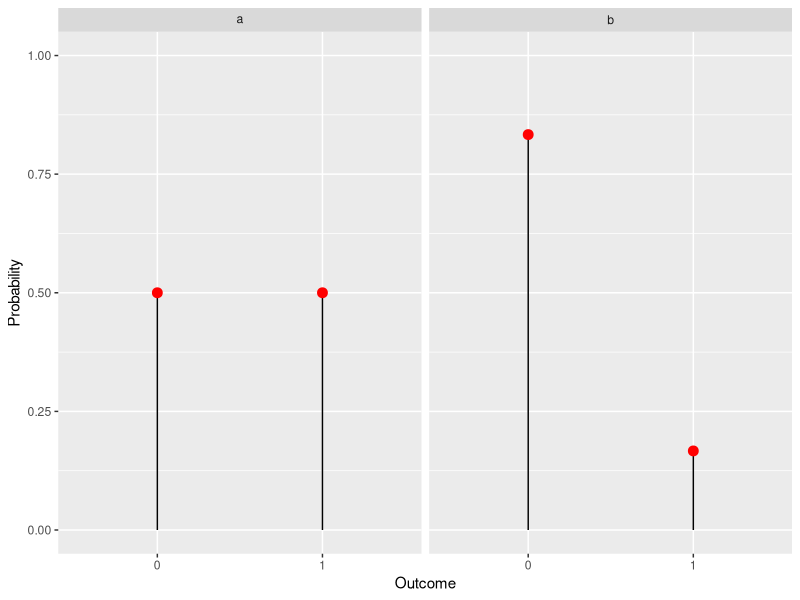
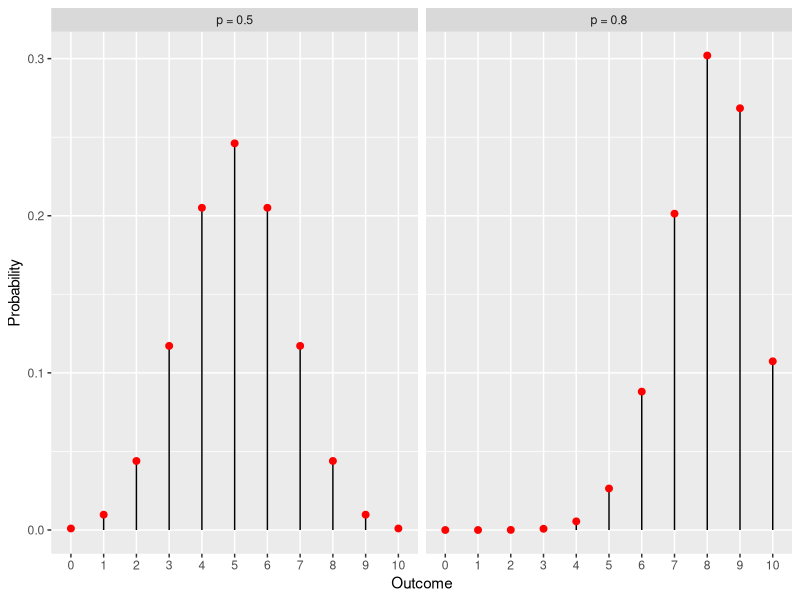
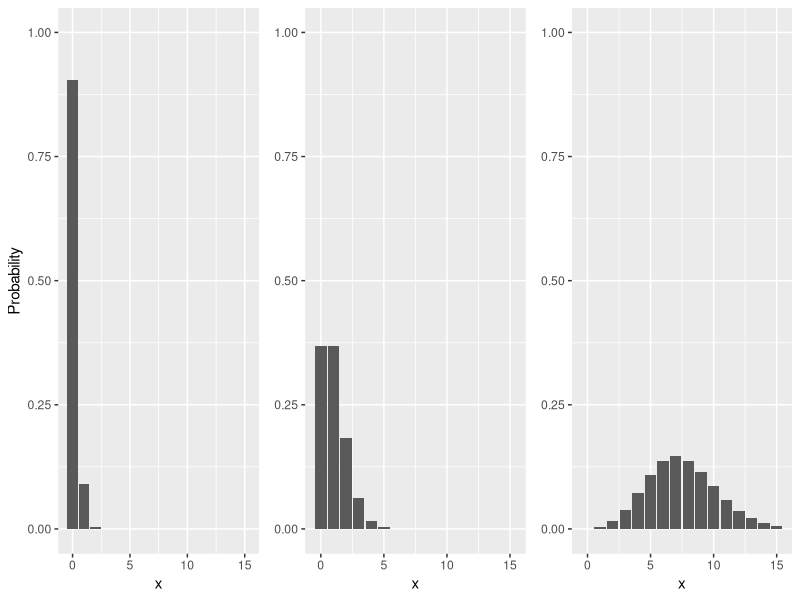
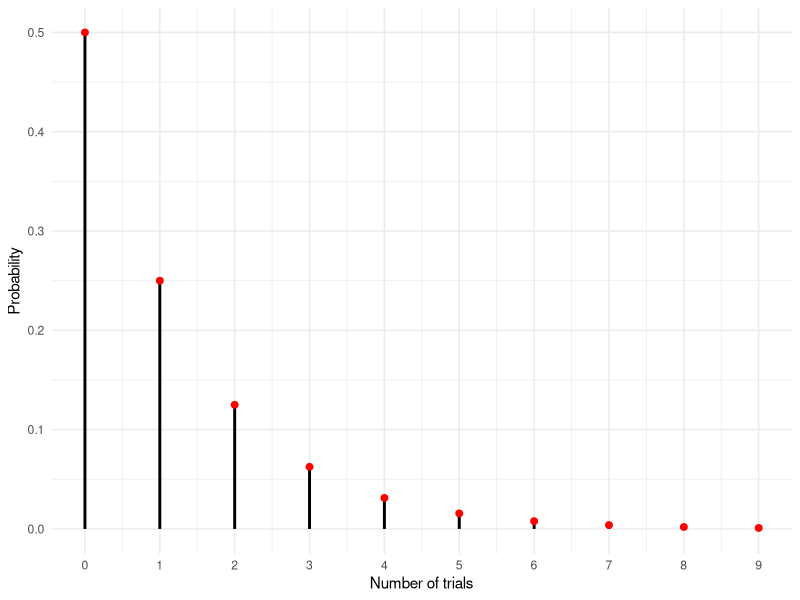
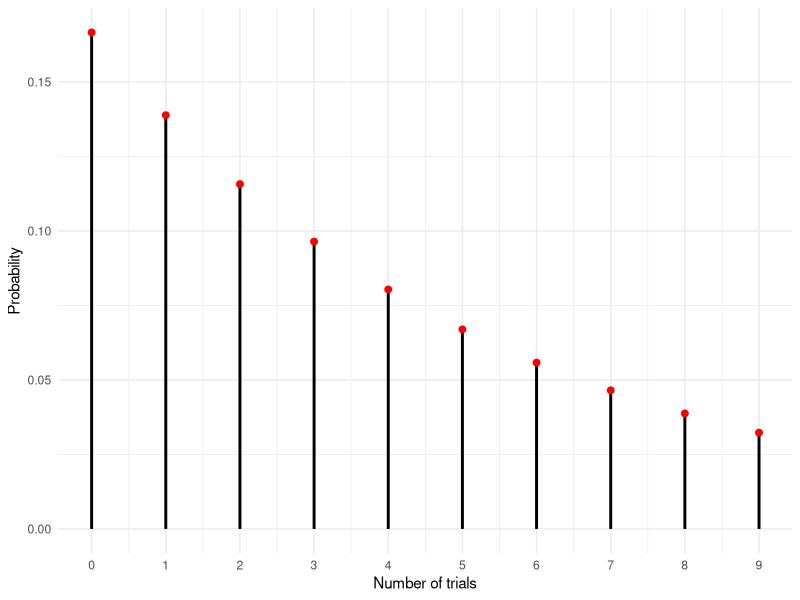
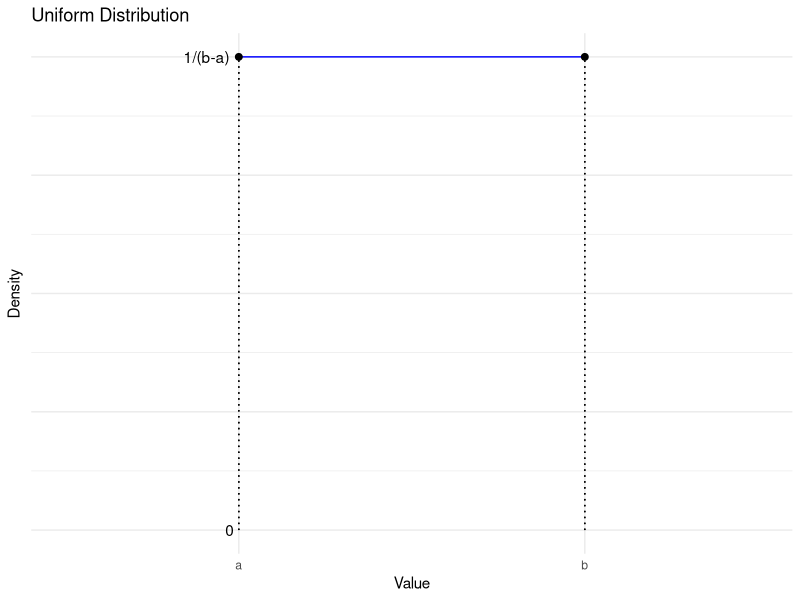
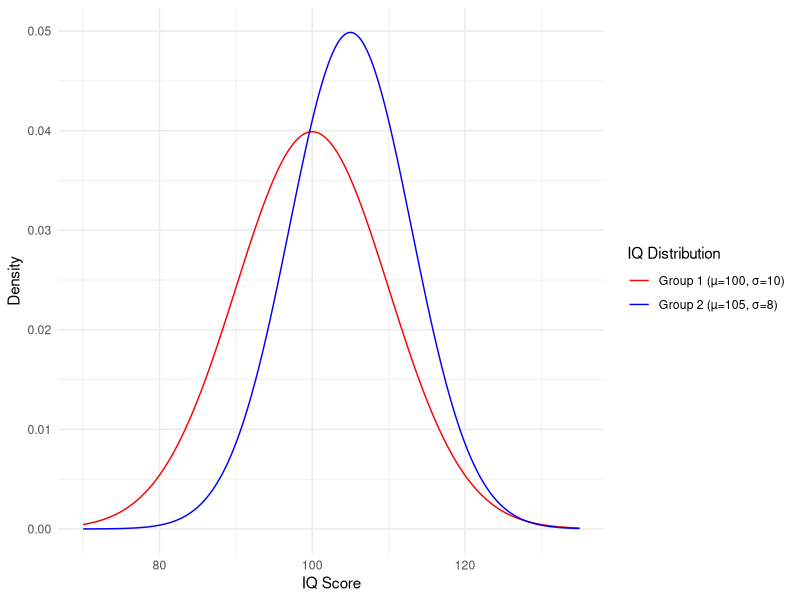
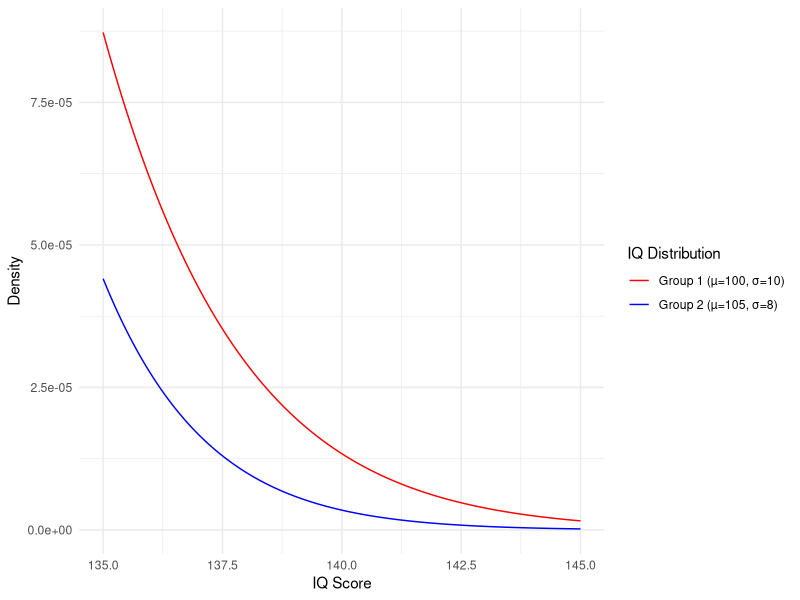

The R source for these figures, in order:
## ---- chunk 1
togs   <- T
tog_ex <- T
## ---- chunk 2
library(ggplot2)

# Create data
df <- data.frame(
  outcome = rep(c(0, 1), 2),
  probability = c(1-0.5, 0.5, 1-1/6, 1/6),
  p_value = factor(rep(c("a", "b"), each=2))
)

# Plot
ggplot(df, aes(x=factor(outcome), y=probability)) +
  geom_segment(aes(xend=factor(outcome), yend=0), color='black') +
  geom_point(color="red", size=3) +
  coord_cartesian(ylim = c(0, 1)) +
  labs(y = "Probability", x = "Outcome") +
  theme(legend.position="none") +
  facet_wrap(~p_value, ncol=2, scales = "free_x", labeller = label_parsed)

## ---- chunk 3
library(ggplot2)

# Data for binomial distribution
df1 <- data.frame(
  outcome = 0:10,
  probability = dbinom(0:10, size=10, prob=0.5),
  p_value = "p = 0.5"
)

df2 <- data.frame(
  outcome = 0:10,
  probability = dbinom(0:10, size=10, prob=0.8),
  p_value = "p = 0.8"
)

df <- rbind(df1, df2)

ggplot(df, aes(x=factor(outcome), y=probability)) +
  geom_segment(aes(xend=factor(outcome), yend=0), color='black') +
  geom_point(color="red", size=2) +
  labs(y = "Probability", x = "Outcome") +
  theme(legend.position="none") +
  facet_wrap(~p_value, ncol=2, scales = "free_x")

## ---- chunk 4
library(ggplot2)
library(gridExtra)

x = 0:15

# Create Poisson data
data1 <- data.frame(x = x, y = dpois(x, lambda = 0.1))
data2 <- data.frame(x = x, y = dpois(x, lambda = 1))
data3 <- data.frame(x = x, y = dpois(x, lambda = 7.5))

# Create individual ggplot objects
plot1 <- ggplot(data1, aes(x, y)) + geom_col() +
  xlab("x") + ylab("Probability") + ylim(0,1)

plot2 <- ggplot(data2, aes(x, y)) + geom_col() +
  xlab("x") + ylab(NULL) + ylim(0,1)

plot3 <- ggplot(data3, aes(x, y)) + geom_col() +
  xlab("x") + ylab(NULL) + ylim(0,1)

# Combine the plots
grid.arrange(plot1, plot2, plot3, ncol = 3)
## ---- chunk 5
library(ggplot2)

# Parameters
p <- 0.5
x_vals <- 0:9  # Starting from 0
probs <- dgeom(x_vals, p)

# Data
data <- data.frame(x_vals, probs)

# Plot
ggplot(data, aes(x=x_vals, y=probs)) +
  geom_segment(aes(xend=x_vals, yend=0), color="black", size=1) +
  geom_point(color="red", size=2) + 
  labs(x = "Number of trials", y = "Probability") +
  theme_minimal() +
  scale_x_continuous(breaks = x_vals) # This line ensures integer x-axis labels

## ---- chunk 6
library(ggplot2)

# Parameters
p <- 1/6
x_vals <- 0:9  # Starting from 0
probs <- dgeom(x_vals, p)

# Data
data <- data.frame(x_vals, probs)

# Plot
ggplot(data, aes(x=x_vals, y=probs)) +
  geom_segment(aes(xend=x_vals, yend=0), color="black", size=1) +
  geom_point(color="red", size=2) + 
  labs(x = "Number of trials", y = "Probability") +
  theme_minimal() +
  scale_x_continuous(breaks = x_vals) # This line ensures integer x-axis labels

## ---- chunk 7
# Load required libraries
library(ggplot2)

# Create data for a uniform distribution
df <- data.frame(x = c("a", "b"), y = c(1, 1))

# Plot
p <- ggplot(df, aes(x, y)) +
  geom_line(aes(group = 1), color = "blue") +
  geom_point(size = 2) +
  geom_segment(aes(x = "a", xend = "a", y = 0, yend = 1), linetype = "dotted") +
  geom_segment(aes(x = "b", xend = "b", y = 0, yend = 1), linetype = "dotted") +
  labs(x = "Value", y = "Density", title = "Uniform Distribution") +
  theme_minimal() +
  theme(axis.text.y = element_blank(),
        axis.ticks.y = element_blank()) +
  annotate("text", x = "a", y = 1, label = "1/(b-a)", hjust = 1.2, vjust = 0.5) +  
  annotate("text", x = "a", y = 0, label = "0", hjust = 1.5, vjust = 0.5)

print(p)
## ---- chunk 8
library(ggplot2)
library(tidyr)

# Create data
x <- seq(70, 135, by = 0.01)  # Adjusting the x range to account for the larger standard deviations
df <- data.frame(x = x)

# Define the IQ distributions
df$IQ_mu100_sd10 <- dnorm(df$x, mean = 100, sd = 10)
df$IQ_mu105_sd8 <- dnorm(df$x, mean = 105, sd = 8)

# Convert from wide to long format for ggplot2
df_long <- gather(df, distribution, density, -x)

# Ensure the levels of the 'distribution' factor match our desired order
df_long$distribution <- factor(df_long$distribution, levels = c("IQ_mu100_sd10", "IQ_mu105_sd8"))

# Plot
ggplot(df_long, aes(x = x, y = density, color = distribution)) +
  geom_line() +
  labs(x = "IQ Score", y = "Density") +
  scale_color_manual(
    name = "IQ Distribution",
    values = c(IQ_mu100_sd10 = "red", IQ_mu105_sd8 = "blue"),
    labels = c("Group 1 (µ=100, σ=10)", "Group 2 (µ=105, σ=8)")
  ) +
  theme_minimal()

## ---- chunk 9
library(ggplot2)
library(tidyr)

# Create data
x <- seq(135, 145, by = 0.01)  # Adjusting the x range to account for the larger standard deviations
df <- data.frame(x = x)

# Define the IQ distributions
df$IQ_mu100_sd10 <- dnorm(df$x, mean = 100, sd = 10)
df$IQ_mu105_sd8 <- dnorm(df$x, mean = 105, sd = 8)

# Convert from wide to long format for ggplot2
df_long <- gather(df, distribution, density, -x)

# Ensure the levels of the 'distribution' factor match our desired order
df_long$distribution <- factor(df_long$distribution, levels = c("IQ_mu100_sd10", "IQ_mu105_sd8"))

# Plot
ggplot(df_long, aes(x = x, y = density, color = distribution)) +
  geom_line() +
  labs(x = "IQ Score", y = "Density") +
  scale_color_manual(
    name = "IQ Distribution",
    values = c(IQ_mu100_sd10 = "red", IQ_mu105_sd8 = "blue"),
    labels = c("Group 1 (µ=100, σ=10)", "Group 2 (µ=105, σ=8)")
  ) +
  theme_minimal()
